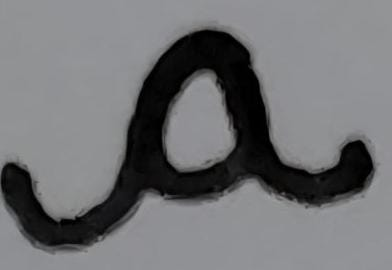
#> input picture CharectersDataSet/a.jpeg, 392 x 270 px, found by its file name; its folder holds only this picture in this run
$ python imageScaler.py
#> lines starting #> are read from the running program, lines starting #| are printed output that depends on the picture
import cv2
import numpy as np
import os

def process_image(input_path, output_path, threshold=200, target_size=(128, 128)):
    """
    Converts white background to transparent and resizes image to a fixed size.
    """
#> called with threshold = 200, target_size = (128, 128)
    img = cv2.imread(input_path)
#> img is the input picture: shape (270, 392, 3); mean B, G, R 116.1, 113.9, 113.3
    if img is None:
        print(f"❌ Error: Cannot load {input_path}")
        return False

    # Convert to BGRA (adds alpha channel)
    bgra = cv2.cvtColor(img, cv2.COLOR_BGR2BGRA)

    # Mask all near-white pixels
    white_mask = np.all(img > threshold, axis=2)
#> white_mask: shape (270, 392) bool; every value is 0

    # Set alpha channel to 0 for white pixels
    bgra[white_mask, 3] = 0

    # Resize image to exact target size (no aspect ratio preservation)
    resized = cv2.resize(bgra, target_size, interpolation=cv2.INTER_AREA)
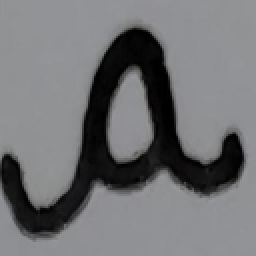
#> resized: shape (128, 128, 4) (shown 2 times larger); mean B, G, R, A 116.1, 113.9, 113.3, 255

    # Save the processed image
    cv2.imwrite(output_path, resized)
    print(f"✅ Saved: {output_path} ({target_size[0]}x{target_size[1]})")
    return True


def batch_process_images(input_dir, output_dir, target_size=(128, 128)):
    """
    Process all images in input_dir and save uniformly sized images to output_dir.
    """
    os.makedirs(output_dir, exist_ok=True)
    supported_ext = (".png", ".jpg", ".jpeg")

    count = 0
    for filename in os.listdir(input_dir):
        if filename.lower().endswith(supported_ext):
            input_path = os.path.join(input_dir, filename)
            output_filename = os.path.splitext(filename)[0] + "_uniform.png"
            output_path = os.path.join(output_dir, output_filename)
            if process_image(input_path, output_path, target_size=target_size):
                count += 1

    print(f"\n🎯 Finished! Processed {count} images into uniform {target_size[0]}x{target_size[1]} PNGs.")


# ----------------------------
# 🧪 USAGE EXAMPLE
# ----------------------------
input_folder = "/Users/adityavikramkirtania/Desktop/PythonDataAnalytics/ImageGames/HandWritingReplicator/CharectersDataSet"
output_folder = os.path.join(input_folder, "uniform_dataset")

# change (128,128) to whatever final size you want
batch_process_images(input_folder, output_folder, target_size=(128, 128))

$ run again, on CharectersDataSet/e.jpeg
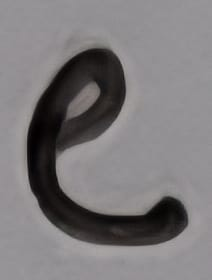
#> input picture CharectersDataSet/e.jpeg, 212 x 280 px, found by its file name
#> in process_image, img is the input picture: shape (280, 212, 3); mean B, G, R 122.6, 120.8, 123.9
#> white_mask: shape (280, 212) bool; every value is 0
#> in process_image, `resized = cv2.resize(bgra, target_size, interpolation=cv2.INTER_AREA)`:
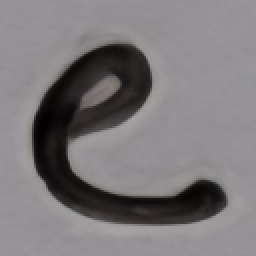
#> resized: shape (128, 128, 4) (shown 2 times larger); mean B, G, R, A 122.6, 120.8, 123.9, 255
